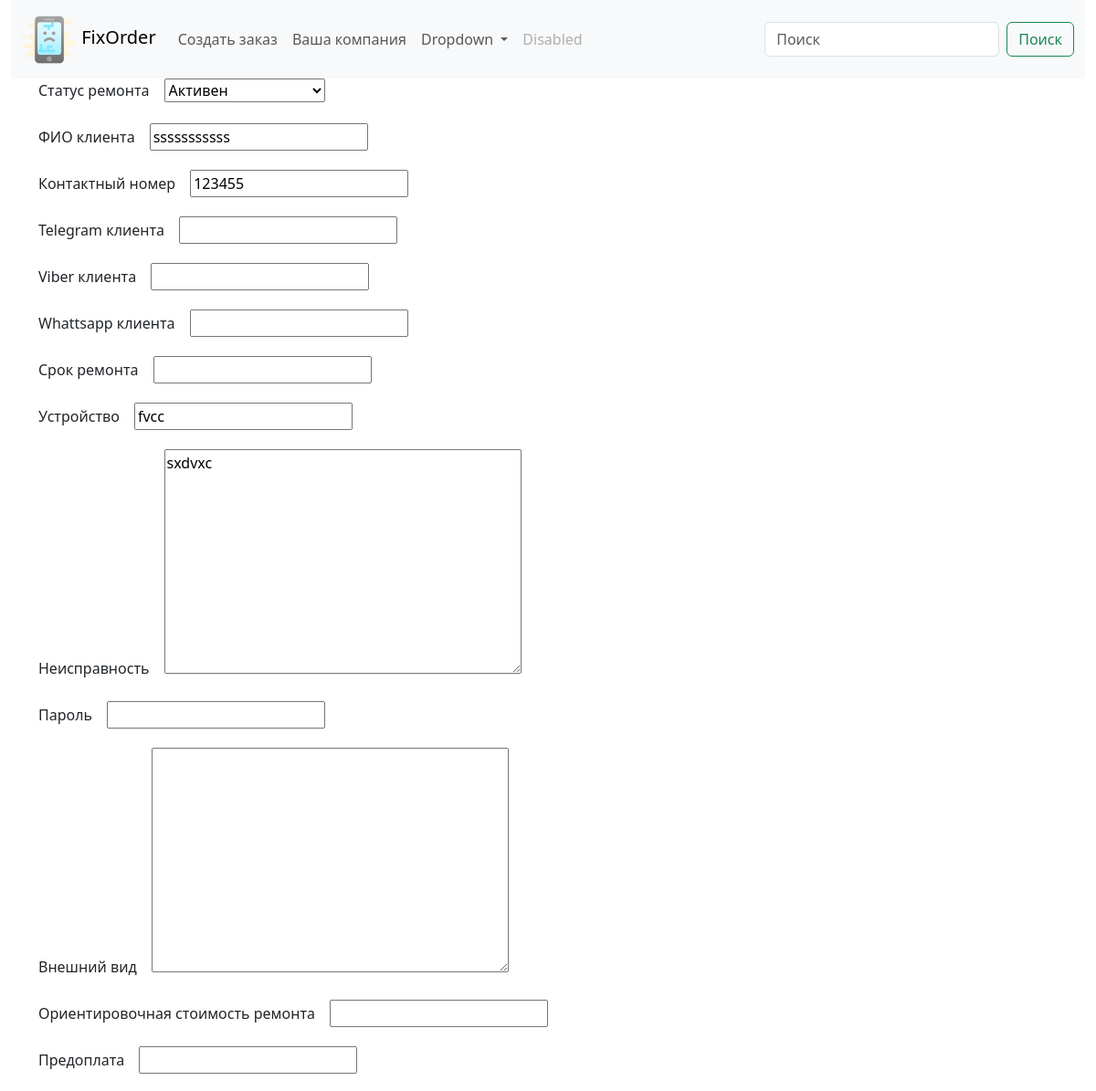
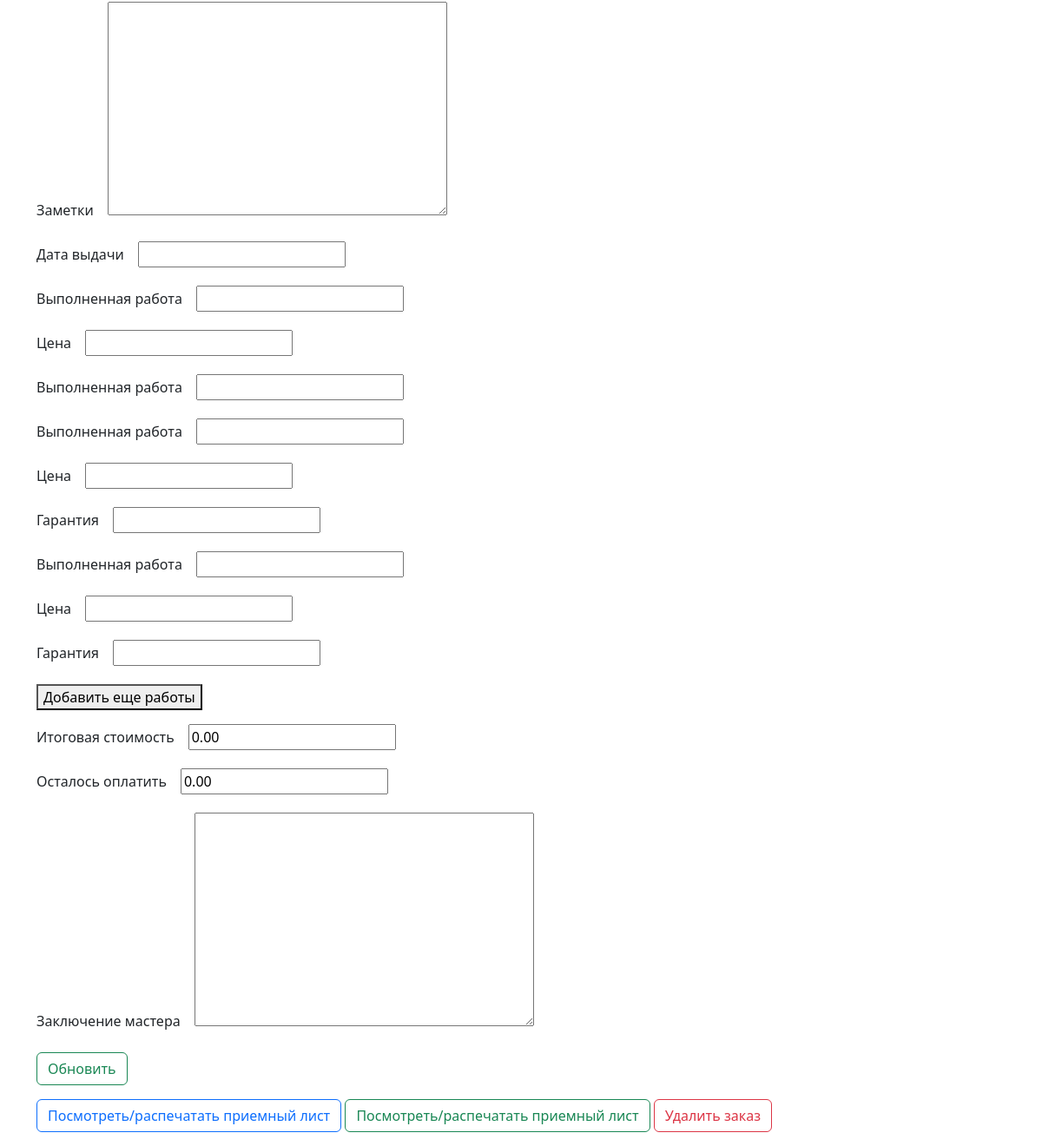
/order/6/, run on the app's committed database (2 pictures, top to bottom).
### fixorder/models.py (models this page shows, shortened)
class OrderStatus(models.Model):
    status = models.CharField(max_length=100, unique=True, db_index=True, verbose_name='Статус заказа')
    def __str__(self):
        return self.status

class Order(models.Model):
    client_name = models.CharField(max_length=255, unique=True, db_index=True, verbose_name='ФИО клиента')
    client_phone = models.CharField(max_length=20, db_index=True, verbose_name='Контактный номер')
    client_telegram = models.CharField(max_length=40, blank=True, null=True, verbose_name='Telegram клиента')
    client_viber = models.CharField(max_length=20, blank=True, null=True, verbose_name='Viber клиента')
    client_whatsapp = models.CharField(max_length=20, blank=True, null=True, verbose_name='Whattsapp клиента')
    time_create = models.DateTimeField(auto_now_add=True)
    time_update = models.DateTimeField(auto_now=True)
    time_demand = models.DateField(blank=True, null=True, verbose_name='Срок ремонта')
    time_away = models.DateTimeField(null=True, blank=True, verbose_name='Дата выдачи')
    device = models.CharField(max_length=255, verbose_name='Устройство')
    defect = models.TextField(max_length=400, verbose_name='Неисправность')
    device_password = models.CharField(max_length=50, blank=True, null=True, verbose_name='Пароль')
    device_exterior = models.TextField(max_length=400, blank=True, null=True, verbose_name='Внешний вид')
    initial_price = models.CharField(max_length=10, blank=True, null=True, verbose_name='Ориентировочная стоимость ремонта')
    prepaid = models.FloatField(max_length=10, blank=True, null=True, verbose_name='Предоплата')
    notes = models.TextField(max_length=500, blank=True, null=True, verbose_name='Заметки')
    total_price = models.DecimalField(max_digits=10, decimal_places=2, blank=True, default=0, verbose_name='Итоговая стоимость')
    work = models.CharField(max_length=255, blank=True, null=True, verbose_name='Выполненная работа')
    work_price = models.DecimalField(max_digits=10, decimal_places=2, blank=True, null=True, verbose_name='Цена')
    work_warranty = models.FloatField(max_length=2, blank=True, null=True, verbose_name='Выполненная работа')
    work1 = models.CharField(max_length=255, blank=True, null=True, verbose_name='Выполненная работа')
    work_price1 = models.DecimalField(max_digits=10, decimal_places=2, blank=True, null=True, verbose_name='Цена')
    work_warranty1 = models.FloatField(max_length=2, blank=True, null=True, verbose_name='Гарантия')
    work2 = models.CharField(max_length=255, blank=True, null=True, verbose_name='Выполненная работа')
    work_price2 = models.DecimalField(max_digits=10, decimal_places=2, blank=True, null=True, verbose_name='Цена')
    work_warranty2 = models.FloatField(max_length=2, blank=True, null=True, verbose_name='Гарантия')
    work3 = models.CharField(max_length=255, blank=True, null=True, verbose_name='Выполненная работа')
    work_price3 = models.DecimalField(max_digits=10, decimal_places=2, blank=True, null=True, verbose_name='Цена')
    work_warranty3 = models.FloatField(max_length=2, blank=True, null=True, verbose_name='Гарантия')
    work4 = models.CharField(max_length=255, blank=True, null=True, verbose_name='Выполненная работа')
    work_price4 = models.DecimalField(max_digits=10, decimal_places=2, blank=True, null=True, verbose_name='Цена')
    work_warranty4 = models.FloatField(max_length=2, blank=True, null=True, verbose_name='Гарантия')
    work5 = models.CharField(max_length=255, blank=True, null=True, verbose_name='Выполненная работа')
    work_price5 = models.DecimalField(max_digits=10, decimal_places=2, blank=True, null=True, verbose_name='Цена')
    work_warranty5 = models.FloatField(max_length=2, blank=True, null=True, verbose_name='Гарантия')
    work6 = models.CharField(max_length=255, blank=True, null=True, verbose_name='Выполненная работа')
    work_price6 = models.DecimalField(max_digits=10, decimal_places=2, blank=True, null=True, verbose_name='Цена')
    work_warranty6 = models.FloatField(max_length=2, blank=True, null=True, verbose_name='Гарантия')
    status = models.ForeignKey(OrderStatus, on_delete=models.DO_NOTHING, default = 4, related_name='related_order', verbose_name='Статус ремонта')
    conclusion = models.TextField(max_length=500, blank=True, null=True, verbose_name='Заключение мастера')
    remain_to_pay = models.DecimalField(max_digits=10, decimal_places=2, null=True, blank=True, default=0,
                                      verbose_name='Осталось оплатить')
    class Meta:
        verbose_name = 'Заказы'
        verbose_name_plural = 'Заказы'
        ordering = ['-time_create']
        indexes = [models.Index(fields=['-time_create'])
                   ]

### fixorder/views.py (the view, shortened to what this page needs)
# urls.py: path('order/<int:pk>/', views.Show_and_edit_order.as_view(), name='order'),
class Show_and_edit_order(UpdateView):
    model = Order
    fields = [ 'status', 'client_name', 'client_phone', 'client_telegram', 'client_viber', 'client_whatsapp',
              'time_demand', 'device', 'defect',  'device_password', 'device_exterior', 'initial_price',
              'prepaid', 'notes', 'time_away', 'work', 'work_price', 'work_warranty', 'work1', 'work_price1', 'work_warranty1',
                   'work2', 'work_price2', 'work_warranty2', 'work3', 'work_price3', 'work_warranty3',
                   'work4', 'work_price4', 'work_warranty4','work5', 'work_price5', 'work_warranty5',
                  'work6', 'work_price6', 'work_warranty6', 'total_price', 'remain_to_pay', 'conclusion']
    template_name = 'fixorder/show_edit_order.html'
    extra_context = {'title': 'Заказ', 'header': 'Просмотреть/изменить заказ'}

### fixorder/templates/fixorder/show_edit_order.html (shortened to what this page needs)
{% extends 'fixorder/base.html' %}
{% block content %}
    {% load static %}
{% if form.work3.value is not None or form.work4.value is not None or form.work5.value is not None or form.work6.value is not None %}
    <form action="" method="post" enctype="multipart/form-data">
        {% csrf_token %}
        <div class="form-error">{{ form.non_field_errors }}</div>
        {% for f in form %}
            <label class="form-label" for="{{ f.id_for_label }}">{{ f.label }}&emsp; </label>{{ f }}</p>
            <div class="form-error">{{ f.errors }}</div>
        {% endfor %}
        <p><button type="submit">Обновить</button></p>
    </form>
{% else %}
    <form action="" method="post" enctype="multipart/form-data">
        <div id="block-1">
            {% for f in form %}
                {% if forloop.counter0 >= 0 and forloop.counter0 < 24 %}
                    <label class="form-label" for="{{ f.id_for_label }}">{{ f.label }}&emsp; </label>{{ f }}</p>
                {% endif %}
            {% endfor %}
        </div>
        <button type="button" id="toggle-button" >Добавить еще работы</button>
        <div id="block-3">
            {% for f in form %}
                {% if forloop.counter0 >= 36 and forloop.counter0 < 100 %}
                    <label class="form-label" for="{{ f.id_for_label }}">{{ f.label }}&emsp; </label>{{ f }}</p>
                {% endif %}
            {% endfor %}
        </div>
        <p><button type="submit" class="btn btn-outline-success" >Обновить</button></p>
    </form>
{% endif %}
<p><a href="{% url 'commingdoc' pk=form.instance.pk %}" class="btn btn-outline-primary">Посмотреть/распечатать приемный лист</a>
<a href="{% url 'commingdoc' pk=form.instance.pk %}" class="btn btn-outline-success">Посмотреть/распечатать приемный лист</a>
<a href="{% url 'delete' pk=form.instance.pk %}" class="btn btn-outline-danger">Удалить заказ</a></p>
{% endblock %}

### data on the page
OrderStatus: form "Активен"
Order: form "sssssssssss" "123455" "fvcc" "sxdvxc", form "0.00" "0.00"

### other printed values
{{ f.label }} "Статус ремонта" "ФИО клиента" "Контактный номер" "Telegram клиента" "Viber клиента" "Whattsapp клиента" "Срок ремонта" "Устройство" "Неисправность" "Пароль" "Внешний вид" "Ориентировочная стоимость ремонта" "Предоплата" "Заметки" "Дата выдачи" "Выполненная работа" "Цена" "Выполненная работа" "Выполненная работа" "Цена" "Гарантия" "Выполненная работа" "Цена" "Гарантия"
{{ f.label }} "Итоговая стоимость" "Осталось оплатить" "Заключение мастера"
